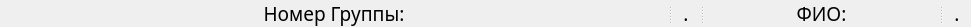
   <widget class="QSplitter" name="splitter_4">
    <property name="geometry">
     <rect>
      <x>40</x>
      <y>650</y>
      <width>971</width>
      <height>20</height>
     </rect>
    </property>
    <property name="orientation">
     <enum>Qt::Horizontal</enum>
    </property>
    <widget class="QSplitter" name="splitter_2">
     <property name="orientation">
      <enum>Qt::Horizontal</enum>
     </property>
     <widget class="QLabel" name="text_2">
      <property name="font">
       <font>
        <family>Chalkboard SE</family>
        <pointsize>14</pointsize>
       </font>
      </property>
      <property name="text">
       <string>Номер Группы:</string>
      </property>
      <property name="alignment">
       <set>Qt::AlignCenter</set>
      </property>
     </widget>
     <widget class="QLabel" name="part_group">
      <property name="font">
       <font>
        <family>Chalkboard SE</family>
        <pointsize>14</pointsize>
       </font>
      </property>
      <property name="styleSheet">
       <string notr="true">color: rgb(0, 0, 0)</string>
      </property>
      <property name="text">
       <string>&lt;html&gt;&lt;head/&gt;&lt;body&gt;&lt;p align=&quot;center&quot;&gt;.&lt;/p&gt;&lt;/body&gt;&lt;/html&gt;</string>
      </property>
      <property name="alignment">
       <set>Qt::AlignLeading|Qt::AlignLeft|Qt::AlignVCenter</set>
      </property>
     </widget>
    </widget>
    <widget class="QSplitter" name="splitter_3">
     <property name="orientation">
      <enum>Qt::Horizontal</enum>
     </property>
     <widget class="QLabel" name="text_3">
      <property name="font">
       <font>
        <family>Chalkboard SE</family>
        <pointsize>14</pointsize>
       </font>
      </property>
      <property name="text">
       <string>ФИО:</string>
      </property>
      <property name="alignment">
       <set>Qt::AlignCenter</set>
      </property>
     </widget>
     <widget class="QLabel" name="part_name">
      <property name="font">
       <font>
        <family>Chalkboard SE</family>
        <pointsize>14</pointsize>
       </font>
      </property>
      <property name="styleSheet">
       <string notr="true">
color:rgb(0, 0, 0)</string>
      </property>
      <property name="text">
       <string>&lt;html&gt;&lt;head/&gt;&lt;body&gt;&lt;p align=&quot;center&quot;&gt;.&lt;/p&gt;&lt;/body&gt;&lt;/html&gt;</string>
      </property>
      <property name="alignment">
       <set>Qt::AlignLeading|Qt::AlignLeft|Qt::AlignVCenter</set>
      </property>
     </widget>
    </widget>
   </widget>
